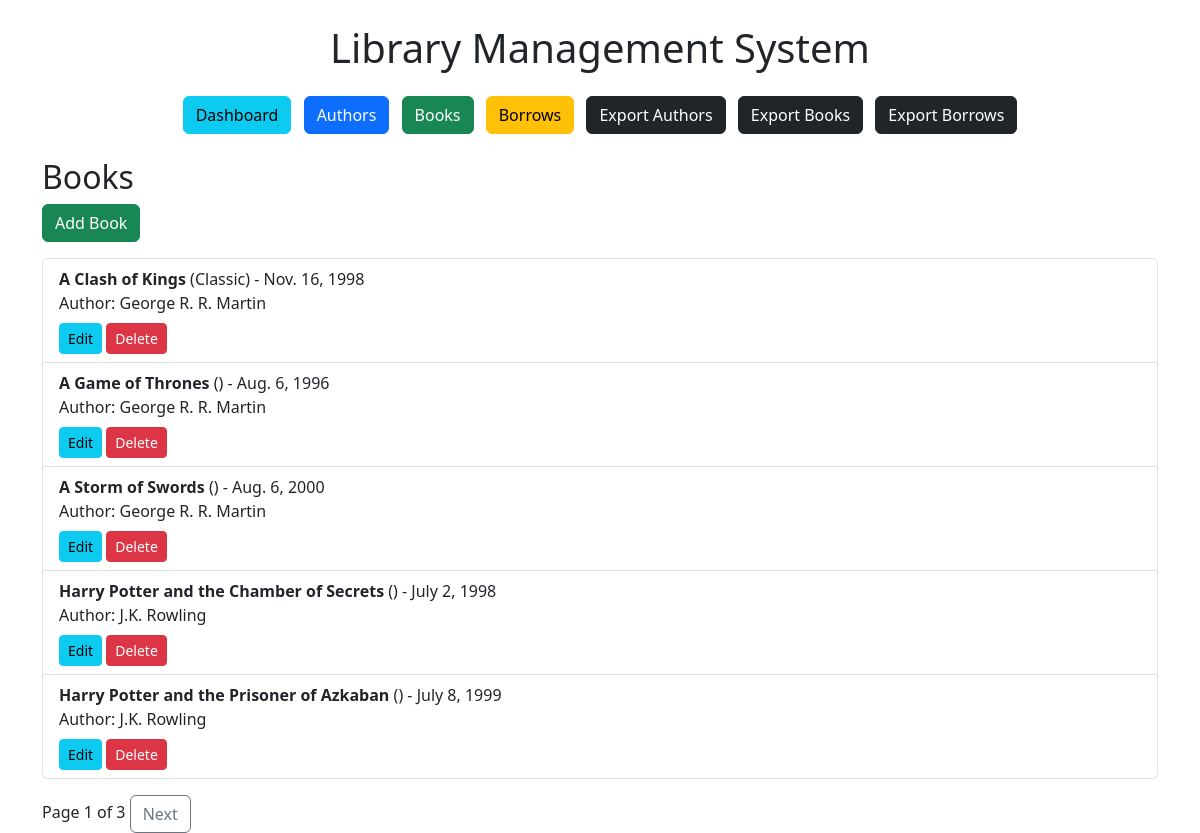
The page /books/ on the database its author committed.
### manager/models.py (models this page shows, shortened)
class Book(models.Model):
    title = models.CharField(max_length=150)
    genre = models.CharField(max_length=100)
    published_date = models.DateField()
    author = models.ForeignKey(Author, on_delete=models.CASCADE)

class Author(models.Model):
    name = models.CharField(max_length=100)
    email = models.EmailField()
    bio = models.CharField(max_length=300)

### manager/views.py (the view)
# urls.py: path('books/', BookListView.as_view(), name='book-list'),
class BookListView(ListView):
    model = Book
    template_name = 'manager/book_list.html'
    context_object_name = 'books'
    paginate_by = 5
    ordering = ['title']

### templates/manager/book_list.html (shortened to what this page needs)
{% extends 'manager/base.html' %}
{% block content %}
    <h2>Books</h2>
    <a href="{% url 'add-book' %}" class="btn btn-success mb-3">Add Book</a>
    <ul class="list-group">
        {% for book in books %}
            <li class="list-group-item">
                <strong>{{ book.title }}</strong> ({{ book.genre }}) - {{ book.published_date }}<br>
                Author: {{ book.author.name }}
                <div class="mt-2">
                    <a href="{% url 'edit-book' book.id %}" class="btn btn-sm btn-info">Edit</a>
                    <a href="{% url 'delete-book' book.id %}" class="btn btn-sm btn-danger">Delete</a>
                </div>
            </li>
        {% endfor %}
    </ul>
    {% include 'manager/pagination.html' with page_obj=page_obj %}
{% endblock %}

### templates/manager/base.html (shortened to what this page needs)
<!DOCTYPE html>
<html lang="en">
<head>
    <link href="https://cdn.jsdelivr.net/npm/bootstrap@5.3.0/dist/css/bootstrap.min.css" rel="stylesheet">
</head>
<body>
    <div class="container mt-4">
        <h1 class="mb-4 text-center">Library Management System</h1>
        <nav class="mb-4 text-center">
            <a href="{% url 'library-dashboard' %}" class="btn btn-info me-2">Dashboard</a> <a
                href="{% url 'author-list' %}" class="btn btn-primary me-2">Authors</a>
            <a href="{% url 'book-list' %}" class="btn btn-success me-2">Books</a>
            <a href="{% url 'borrow-list' %}" class="btn btn-warning me-2">Borrows</a>
            <a href="{% url 'export-authors' %}" class="btn btn-dark me-2">Export Authors</a>
            <a href="{% url 'export-books' %}" class="btn btn-dark me-2">Export Books</a>
            <a href="{% url 'export-borrows' %}" class="btn btn-dark">Export Borrows</a>
        </nav>
        {% block content %}{% endblock %}
    </div>
</body>
</html>

### templates/manager/pagination.html (shortened to what this page needs)
<div class="mt-3">
    Page {{ page_obj.number }} of {{ page_obj.paginator.num_pages }}
    {% if page_obj.has_next %}
        <a href="?page={{ page_obj.next_page_number }}" class="btn btn-outline-secondary">Next</a>
    {% endif %}
</div>

### rows shown on the page
Book: title "A Clash of Kings", genre "Classic", published_date "Nov. 16, 1998", author.name "George R. R. Martin"
Book: title "A Game of Thrones", published_date "Aug. 6, 1996", author.name "George R. R. Martin"
Book: title "A Storm of Swords", published_date "Aug. 6, 2000", author.name "George R. R. Martin"
Book: title "Harry Potter and the Chamber of Secrets", published_date "July 2, 1998", author.name "J.K. Rowling"
Book: title "Harry Potter and the Prisoner of Azkaban", published_date "July 8, 1999", author.name "J.K. Rowling"

### other values the page prints
{{ page_obj.number }} "1"
{{ page_obj.paginator.num_pages }} "3"
